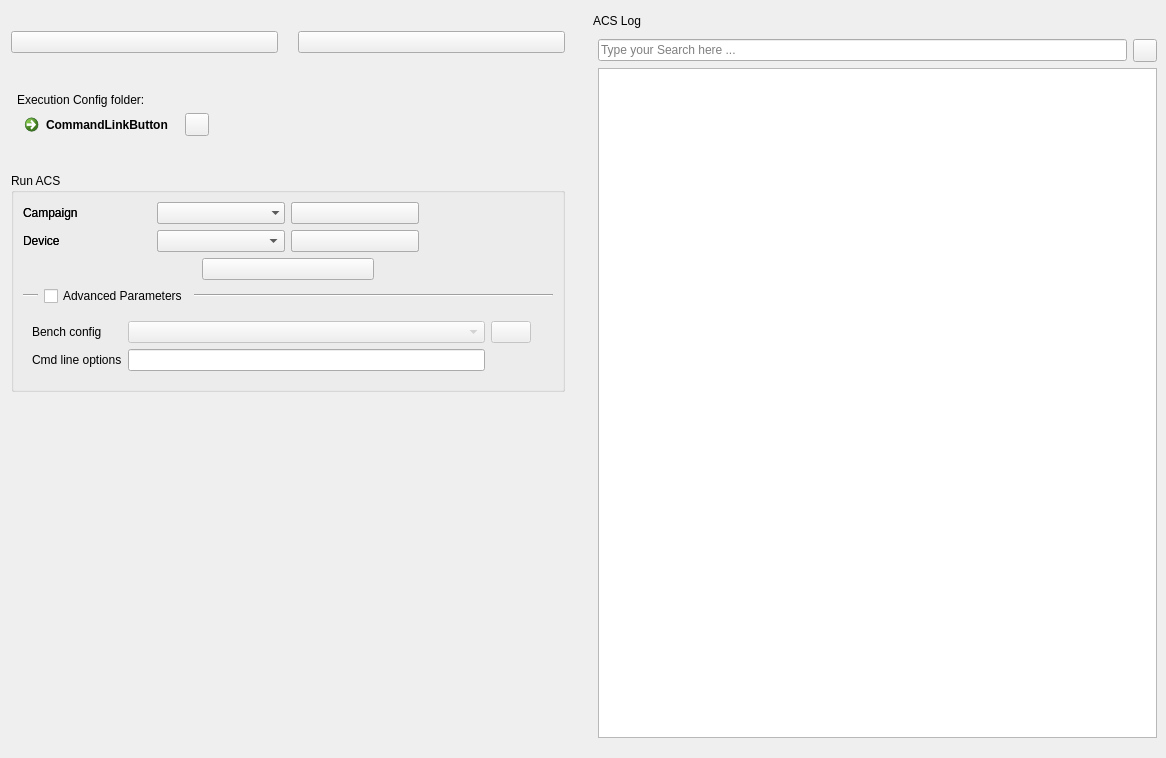
<?xml version="1.0" encoding="UTF-8"?>
<ui version="4.0">
 <class>ACSLauncherFrame</class>
 <widget class="QWidget" name="ACSLauncherFrame">
  <property name="geometry">
   <rect>
    <x>0</x>
    <y>0</y>
    <width>1166</width>
    <height>758</height>
   </rect>
  </property>
  <property name="sizePolicy">
   <sizepolicy hsizetype="Expanding" vsizetype="Expanding">
    <horstretch>0</horstretch>
    <verstretch>0</verstretch>
   </sizepolicy>
  </property>
  <property name="minimumSize">
   <size>
    <width>0</width>
    <height>0</height>
   </size>
  </property>
  <property name="maximumSize">
   <size>
    <width>16777215</width>
    <height>16777215</height>
   </size>
  </property>
  <property name="windowTitle">
   <string>ACS Launcher</string>
  </property>
  <layout class="QHBoxLayout" name="horizontalLayout_2">
   <property name="spacing">
    <number>0</number>
   </property>
   <property name="rightMargin">
    <number>0</number>
   </property>
   <item>
    <widget class="QFrame" name="ACSLauncher">
     <property name="sizePolicy">
      <sizepolicy hsizetype="Expanding" vsizetype="Expanding">
       <horstretch>0</horstretch>
       <verstretch>0</verstretch>
      </sizepolicy>
     </property>
     <property name="minimumSize">
      <size>
       <width>0</width>
       <height>0</height>
      </size>
     </property>
     <property name="frameShape">
      <enum>QFrame::NoFrame</enum>
     </property>
     <property name="frameShadow">
      <enum>QFrame::Plain</enum>
     </property>
     <layout class="QHBoxLayout" name="horizontalLayout" stretch="0,0">
      <property name="spacing">
       <number>0</number>
      </property>
      <property name="sizeConstraint">
       <enum>QLayout::SetDefaultConstraint</enum>
      </property>
      <property name="margin">
       <number>0</number>
      </property>
      <item>
       <layout class="QVBoxLayout" name="verticalLayout" stretch="0,0">
        <property name="spacing">
         <number>0</number>
        </property>
        <property name="rightMargin">
         <number>6</number>
        </property>
        <item>
         <layout class="QVBoxLayout" name="layout_panel" stretch="0,0,0">
          <property name="spacing">
           <number>20</number>
          </property>
          <property name="sizeConstraint">
           <enum>QLayout::SetNoConstraint</enum>
          </property>
          <property name="topMargin">
           <number>20</number>
          </property>
          <item>
           <layout class="QGridLayout" name="gl_links_header">
            <item row="1" column="1">
             <widget class="QPushButton" name="btn_update">
              <property name="cursor">
               <cursorShape>PointingHandCursor</cursorShape>
              </property>
              <property name="toolTip">
               <string>Search for ACS Updates</string>
              </property>
              <property name="text">
               <string/>
              </property>
             </widget>
            </item>
            <item row="1" column="0">
             <widget class="QPushButton" name="btn_pb">
              <property name="cursor">
               <cursorShape>PointingHandCursor</cursorShape>
              </property>
              <property name="toolTip">
               <string>Online Documentation</string>
              </property>
              <property name="text">
               <string/>
              </property>
              <property name="iconSize">
               <size>
                <width>96</width>
                <height>96</height>
               </size>
              </property>
             </widget>
            </item>
           </layout>
          </item>
          <item>
           <layout class="QVBoxLayout" name="gl_exec_conf">
            <property name="spacing">
             <number>0</number>
            </property>
            <property name="leftMargin">
             <number>6</number>
            </property>
            <property name="topMargin">
             <number>20</number>
            </property>
            <property name="bottomMargin">
             <number>10</number>
            </property>
            <item>
             <widget class="QLabel" name="lb_exec_conf">
              <property name="text">
               <string>Execution Config folder:</string>
              </property>
              <property name="margin">
               <number>1</number>
              </property>
             </widget>
            </item>
            <item>
             <layout class="QHBoxLayout" name="gl_exec_config_actions">
              <property name="spacing">
               <number>0</number>
              </property>
              <property name="sizeConstraint">
               <enum>QLayout::SetMinimumSize</enum>
              </property>
              <item>
               <widget class="QCommandLinkButton" name="exec_config_link">
                <property name="sizePolicy">
                 <sizepolicy hsizetype="Minimum" vsizetype="Minimum">
                  <horstretch>0</horstretch>
                  <verstretch>0</verstretch>
                 </sizepolicy>
                </property>
                <property name="cursor">
                 <cursorShape>PointingHandCursor</cursorShape>
                </property>
                <property name="text">
                 <string>CommandLinkButton</string>
                </property>
               </widget>
              </item>
              <item>
               <widget class="QToolButton" name="btn_settings">
                <property name="cursor">
                 <cursorShape>PointingHandCursor</cursorShape>
                </property>
                <property name="toolTip">
                 <string>&lt;html&gt;&lt;head/&gt;&lt;body&gt;&lt;p&gt;Change your &lt;span style=&quot; font-weight:600; text-decoration: underline;&quot;&gt;Execution Configuration Folder&lt;/span&gt; location&lt;/p&gt;&lt;/body&gt;&lt;/html&gt;</string>
                </property>
                <property name="text">
                 <string/>
                </property>
               </widget>
              </item>
              <item>
               <spacer name="horizontalSpacer">
                <property name="orientation">
                 <enum>Qt::Horizontal</enum>
                </property>
                <property name="sizeHint" stdset="0">
                 <size>
                  <width>40</width>
                  <height>20</height>
                 </size>
                </property>
               </spacer>
              </item>
             </layout>
            </item>
           </layout>
          </item>
          <item>
           <widget class="QGroupBox" name="gb_quickstart">
            <property name="sizePolicy">
             <sizepolicy hsizetype="Expanding" vsizetype="Expanding">
              <horstretch>0</horstretch>
              <verstretch>0</verstretch>
             </sizepolicy>
            </property>
            <property name="minimumSize">
             <size>
              <width>0</width>
              <height>0</height>
             </size>
            </property>
            <property name="title">
             <string>Run ACS</string>
            </property>
            <layout class="QGridLayout" name="gridLayout_7" columnstretch="0,0,0">
             <property name="sizeConstraint">
              <enum>QLayout::SetDefaultConstraint</enum>
             </property>
             <property name="spacing">
              <number>6</number>
             </property>
             <item row="8" column="0" colspan="3">
              <widget class="QFrame" name="advanced_panel">
               <property name="sizePolicy">
                <sizepolicy hsizetype="Expanding" vsizetype="Expanding">
                 <horstretch>0</horstretch>
                 <verstretch>0</verstretch>
                </sizepolicy>
               </property>
               <property name="frameShape">
                <enum>QFrame::NoFrame</enum>
               </property>
               <property name="frameShadow">
                <enum>QFrame::Raised</enum>
               </property>
               <layout class="QGridLayout" name="gridLayout_2">
                <item row="2" column="2">
                 <widget class="QPushButton" name="btn_benches_search">
                  <property name="enabled">
                   <bool>false</bool>
                  </property>
                  <property name="cursor">
                   <cursorShape>PointingHandCursor</cursorShape>
                  </property>
                  <property name="text">
                   <string/>
                  </property>
                 </widget>
                </item>
                <item row="2" column="1">
                 <widget class="QComboBox" name="cb_quickstart_benches">
                  <property name="enabled">
                   <bool>false</bool>
                  </property>
                  <property name="sizePolicy">
                   <sizepolicy hsizetype="Preferred" vsizetype="Preferred">
                    <horstretch>0</horstretch>
                    <verstretch>0</verstretch>
                   </sizepolicy>
                  </property>
                  <property name="minimumSize">
                   <size>
                    <width>0</width>
                    <height>0</height>
                   </size>
                  </property>
                  <property name="maximumSize">
                   <size>
                    <width>16777215</width>
                    <height>16777215</height>
                   </size>
                  </property>
                  <property name="cursor">
                   <cursorShape>PointingHandCursor</cursorShape>
                  </property>
                  <property name="toolTip">
                   <string>&lt;html&gt;&lt;head/&gt;&lt;body&gt;&lt;p&gt;Choose your Bench file in the dorpown-list&lt;/p&gt;&lt;p&gt;&lt;span style=&quot; font-weight:600; text-decoration: underline;&quot;&gt;Note:&lt;/span&gt; The directory are section which contains xml files.&lt;/p&gt;&lt;/body&gt;&lt;/html&gt;</string>
                  </property>
                  <property name="statusTip">
                   <string/>
                  </property>
                  <property name="editable">
                   <bool>false</bool>
                  </property>
                  <property name="sizeAdjustPolicy">
                   <enum>QComboBox::AdjustToContents</enum>
                  </property>
                  <property name="frame">
                   <bool>true</bool>
                  </property>
                 </widget>
                </item>
                <item row="5" column="1">
                 <widget class="QLineEdit" name="le_quickstart_extra_params">
                  <property name="enabled">
                   <bool>true</bool>
                  </property>
                  <property name="minimumSize">
                   <size>
                    <width>0</width>
                    <height>20</height>
                   </size>
                  </property>
                 </widget>
                </item>
                <item row="2" column="3">
                 <widget class="QLabel" name="benches_loader">
                  <property name="text">
                   <string/>
                  </property>
                 </widget>
                </item>
                <item row="2" column="0">
                 <widget class="QLabel" name="lb_benches">
                  <property name="text">
                   <string>Bench config</string>
                  </property>
                 </widget>
                </item>
                <item row="5" column="0">
                 <widget class="QLabel" name="lb_cmdline">
                  <property name="text">
                   <string>Cmd line options</string>
                  </property>
                 </widget>
                </item>
               </layout>
              </widget>
             </item>
             <item row="7" column="0" colspan="3">
              <layout class="QGridLayout" name="gridLayout">
               <item row="0" column="2">
                <widget class="Line" name="advanced_line_after">
                 <property name="sizePolicy">
                  <sizepolicy hsizetype="Expanding" vsizetype="Fixed">
                   <horstretch>0</horstretch>
                   <verstretch>0</verstretch>
                  </sizepolicy>
                 </property>
                 <property name="orientation">
                  <enum>Qt::Horizontal</enum>
                 </property>
                </widget>
               </item>
               <item row="0" column="1">
                <widget class="QCheckBox" name="advanced_panel_trigger">
                 <property name="cursor">
                  <cursorShape>PointingHandCursor</cursorShape>
                 </property>
                 <property name="layoutDirection">
                  <enum>Qt::LeftToRight</enum>
                 </property>
                 <property name="autoFillBackground">
                  <bool>false</bool>
                 </property>
                 <property name="text">
                  <string>Advanced Parameters</string>
                 </property>
                </widget>
               </item>
               <item row="0" column="0">
                <widget class="Line" name="advanced_line_before">
                 <property name="sizePolicy">
                  <sizepolicy hsizetype="Fixed" vsizetype="Fixed">
                   <horstretch>0</horstretch>
                   <verstretch>0</verstretch>
                  </sizepolicy>
                 </property>
                 <property name="minimumSize">
                  <size>
                   <width>15</width>
                   <height>0</height>
                  </size>
                 </property>
                 <property name="orientation">
                  <enum>Qt::Horizontal</enum>
                 </property>
                </widget>
               </item>
              </layout>
             </item>
             <item row="0" column="0" colspan="3">
              <layout class="QGridLayout" name="gridLayout_8">
               <item row="0" column="1">
                <widget class="QComboBox" name="cb_quickstart_campaign">
                 <property name="sizePolicy">
                  <sizepolicy hsizetype="Preferred" vsizetype="Preferred">
                   <horstretch>0</horstretch>
                   <verstretch>0</verstretch>
                  </sizepolicy>
                 </property>
                 <property name="minimumSize">
                  <size>
                   <width>0</width>
                   <height>0</height>
                  </size>
                 </property>
                 <property name="cursor">
                  <cursorShape>PointingHandCursor</cursorShape>
                 </property>
                 <property name="toolTip">
                  <string>&lt;html&gt;&lt;head/&gt;&lt;body&gt;&lt;p&gt;Choose your Campain file in the dorpown-list&lt;/p&gt;&lt;p&gt;&lt;span style=&quot; font-weight:600; text-decoration: underline;&quot;&gt;Note:&lt;/span&gt; The directory are section which contains xml files.&lt;/p&gt;&lt;/body&gt;&lt;/html&gt;</string>
                 </property>
                 <property name="editable">
                  <bool>false</bool>
                 </property>
                 <property name="maxVisibleItems">
                  <number>15</number>
                 </property>
                 <property name="sizeAdjustPolicy">
                  <enum>QComboBox::AdjustToContents</enum>
                 </property>
                 <property name="frame">
                  <bool>false</bool>
                 </property>
                </widget>
               </item>
               <item row="0" column="0">
                <widget class="QLabel" name="lb_campaign">
                 <property name="text">
                  <string>Campaign</string>
                 </property>
                </widget>
               </item>
               <item row="0" column="2">
                <widget class="QPushButton" name="btn_campaigns_search">
                 <property name="cursor">
                  <cursorShape>PointingHandCursor</cursorShape>
                 </property>
                 <property name="text">
                  <string/>
                 </property>
                </widget>
               </item>
               <item row="1" column="1">
                <widget class="QComboBox" name="cb_quickstart_devices">
                 <property name="sizePolicy">
                  <sizepolicy hsizetype="Preferred" vsizetype="Preferred">
                   <horstretch>0</horstretch>
                   <verstretch>0</verstretch>
                  </sizepolicy>
                 </property>
                 <property name="minimumSize">
                  <size>
                   <width>0</width>
                   <height>0</height>
                  </size>
                 </property>
                 <property name="cursor">
                  <cursorShape>PointingHandCursor</cursorShape>
                 </property>
                 <property name="toolTip">
                  <string>&lt;html&gt;&lt;head/&gt;&lt;body&gt;&lt;p&gt;Choose your Device Model in the dorpown-list&lt;/p&gt;&lt;p&gt;&lt;span style=&quot; font-weight:600; text-decoration: underline;&quot;&gt;Note:&lt;/span&gt; According your Device Model, be careful to properly setup your Bench file.&lt;/p&gt;&lt;/body&gt;&lt;/html&gt;</string>
                 </property>
                 <property name="sizeAdjustPolicy">
                  <enum>QComboBox::AdjustToContents</enum>
                 </property>
                 <property name="frame">
                  <bool>true</bool>
                 </property>
                </widget>
               </item>
               <item row="1" column="0">
                <widget class="QLabel" name="lb_device">
                 <property name="text">
                  <string>Device</string>
                 </property>
                </widget>
               </item>
               <item row="1" column="2">
                <widget class="QPushButton" name="btn_devices_search">
                 <property name="cursor">
                  <cursorShape>PointingHandCursor</cursorShape>
                 </property>
                 <property name="text">
                  <string/>
                 </property>
                </widget>
               </item>
               <item row="0" column="3">
                <widget class="QLabel" name="campaigns_loader">
                 <property name="text">
                  <string/>
                 </property>
                </widget>
               </item>
               <item row="1" column="3">
                <widget class="QLabel" name="devices_loader">
                 <property name="text">
                  <string/>
                 </property>
                </widget>
               </item>
              </layout>
             </item>
             <item row="2" column="1">
              <widget class="QPushButton" name="btn_quickstart_launch">
               <property name="sizePolicy">
                <sizepolicy hsizetype="Minimum" vsizetype="Minimum">
                 <horstretch>0</horstretch>
                 <verstretch>0</verstretch>
                </sizepolicy>
               </property>
               <property name="cursor">
                <cursorShape>PointingHandCursor</cursorShape>
               </property>
               <property name="toolTip">
                <string>&lt;html&gt;&lt;head/&gt;&lt;body&gt;&lt;p&gt;Click to &lt;span style=&quot; font-weight:600;&quot;&gt;Run your Campaign&lt;/span&gt;&lt;/p&gt;&lt;/body&gt;&lt;/html&gt;</string>
               </property>
               <property name="text">
                <string/>
               </property>
              </widget>
             </item>
             <item row="0" column="0" colspan="3">
              <layout class="QGridLayout" name="gridLayout_8">
               <item row="0" column="1">
                <widget class="QComboBox" name="cb_quickstart_campaign">
                 <property name="sizePolicy">
                  <sizepolicy hsizetype="Preferred" vsizetype="Preferred">
                   <horstretch>0</horstretch>
                   <verstretch>0</verstretch>
                  </sizepolicy>
                 </property>
                 <property name="minimumSize">
                  <size>
                   <width>0</width>
                   <height>0</height>
                  </size>
                 </property>
                 <property name="cursor">
                  <cursorShape>PointingHandCursor</cursorShape>
                 </property>
                 <property name="toolTip">
                  <string>&lt;html&gt;&lt;head/&gt;&lt;body&gt;&lt;p&gt;Choose your Campain file in the dorpown-list&lt;/p&gt;&lt;p&gt;&lt;span style=&quot; font-weight:600; text-decoration: underline;&quot;&gt;Note:&lt;/span&gt; The directory are section which contains xml files.&lt;/p&gt;&lt;/body&gt;&lt;/html&gt;</string>
                 </property>
                 <property name="editable">
                  <bool>false</bool>
                 </property>
                 <property name="maxVisibleItems">
                  <number>15</number>
                 </property>
                 <property name="sizeAdjustPolicy">
                  <enum>QComboBox::AdjustToContents</enum>
                 </property>
                 <property name="frame">
                  <bool>false</bool>
                 </property>
                </widget>
               </item>
               <item row="0" column="0">
                <widget class="QLabel" name="lb_campaign">
                 <property name="text">
                  <string>Campaign</string>
                 </property>
                </widget>
               </item>
               <item row="0" column="2">
                <widget class="QPushButton" name="btn_campaigns_search">
                 <property name="cursor">
                  <cursorShape>PointingHandCursor</cursorShape>
                 </property>
                 <property name="text">
                  <string/>
                 </property>
                </widget>
               </item>
               <item row="1" column="1">
                <widget class="QComboBox" name="cb_quickstart_devices">
                 <property name="sizePolicy">
                  <sizepolicy hsizetype="Preferred" vsizetype="Preferred">
                   <horstretch>0</horstretch>
                   <verstretch>0</verstretch>
                  </sizepolicy>
                 </property>
                 <property name="minimumSize">
                  <size>
                   <width>0</width>
                   <height>0</height>
                  </size>
                 </property>
                 <property name="cursor">
                  <cursorShape>PointingHandCursor</cursorShape>
                 </property>
                 <property name="toolTip">
                  <string>&lt;html&gt;&lt;head/&gt;&lt;body&gt;&lt;p&gt;Choose your Device Model in the dorpown-list&lt;/p&gt;&lt;p&gt;&lt;span style=&quot; font-weight:600; text-decoration: underline;&quot;&gt;Note:&lt;/span&gt; According your Device Model, be careful to properly setup your Bench file.&lt;/p&gt;&lt;/body&gt;&lt;/html&gt;</string>
                 </property>
                 <property name="sizeAdjustPolicy">
                  <enum>QComboBox::AdjustToContents</enum>
                 </property>
                 <property name="frame">
                  <bool>true</bool>
                 </property>
                </widget>
               </item>
               <item row="1" column="0">
                <widget class="QLabel" name="lb_device">
                 <property name="text">
                  <string>Device</string>
                 </property>
                </widget>
               </item>
               <item row="1" column="2">
                <widget class="QPushButton" name="btn_devices_search">
                 <property name="cursor">
                  <cursorShape>PointingHandCursor</cursorShape>
                 </property>
                 <property name="text">
                  <string/>
                 </property>
                 <property name="autoDefault">
                  <bool>false</bool>
                 </property>
                 <property name="default">
                  <bool>false</bool>
                 </property>
                </widget>
               </item>
               <item row="0" column="3">
                <widget class="QLabel" name="campaigns_loader">
                 <property name="text">
                  <string/>
                 </property>
                </widget>
               </item>
               <item row="1" column="3">
                <widget class="QLabel" name="devices_loader">
                 <property name="text">
                  <string/>
                 </property>
                </widget>
               </item>
              </layout>
             </item>
            </layout>
           </widget>
          </item>
         </layout>
        </item>
        <item>
         <spacer name="verticalSpacer">
          <property name="orientation">
           <enum>Qt::Vertical</enum>
          </property>
          <property name="sizeHint" stdset="0">
           <size>
            <width>20</width>
            <height>40</height>
           </size>
          </property>
         </spacer>
        </item>
       </layout>
      </item>
      <item>
       <layout class="QVBoxLayout" name="verticalLayout_4">
        <property name="spacing">
         <number>0</number>
        </property>
        <item>
         <widget class="QToolButton" name="btn_toggle_logs">
          <property name="enabled">
           <bool>true</bool>
          </property>
          <property name="sizePolicy">
           <sizepolicy hsizetype="Minimum" vsizetype="Expanding">
            <horstretch>0</horstretch>
            <verstretch>0</verstretch>
           </sizepolicy>
          </property>
          <property name="minimumSize">
           <size>
            <width>0</width>
            <height>23</height>
           </size>
          </property>
          <property name="cursor">
           <cursorShape>PointingHandCursor</cursorShape>
          </property>
          <property name="autoFillBackground">
           <bool>false</bool>
          </property>
          <property name="text">
           <string notr="true"/>
          </property>
          <property name="iconSize">
           <size>
            <width>10</width>
            <height>24</height>
           </size>
          </property>
          <property name="toolButtonStyle">
           <enum>Qt::ToolButtonIconOnly</enum>
          </property>
          <property name="autoRaise">
           <bool>true</bool>
          </property>
          <property name="arrowType">
           <enum>Qt::NoArrow</enum>
          </property>
         </widget>
        </item>
       </layout>
      </item>
     </layout>
    </widget>
   </item>
   <item>
    <widget class="QDockWidget" name="dw_logging">
     <property name="enabled">
      <bool>true</bool>
     </property>
     <property name="sizePolicy">
      <sizepolicy hsizetype="Expanding" vsizetype="Preferred">
       <horstretch>0</horstretch>
       <verstretch>0</verstretch>
      </sizepolicy>
     </property>
     <property name="minimumSize">
      <size>
       <width>106</width>
       <height>216</height>
      </size>
     </property>
     <property name="cursor">
      <cursorShape>PointingHandCursor</cursorShape>
     </property>
     <property name="mouseTracking">
      <bool>false</bool>
     </property>
     <property name="acceptDrops">
      <bool>false</bool>
     </property>
     <property name="toolTip">
      <string>&lt;html&gt;&lt;head/&gt;&lt;body&gt;&lt;p&gt;&lt;span style=&quot; color:#484848;&quot;&gt;This Window displays ACS Execution output in real time.&lt;/span&gt;&lt;/p&gt;&lt;p&gt;&lt;span style=&quot; font-weight:600; text-decoration: underline; color:#828282;&quot;&gt;Note:&lt;/span&gt;&lt;span style=&quot; color:#4a95df;&quot;&gt; CTRL + F to run search on Logs.&lt;/span&gt;&lt;/p&gt;&lt;/body&gt;&lt;/html&gt;</string>
     </property>
     <property name="floating">
      <bool>false</bool>
     </property>
     <property name="features">
      <set>QDockWidget::NoDockWidgetFeatures</set>
     </property>
     <property name="allowedAreas">
      <set>Qt::NoDockWidgetArea</set>
     </property>
     <property name="windowTitle">
      <string>ACS Log</string>
     </property>
     <widget class="QWidget" name="dockWidgetContents">
      <layout class="QVBoxLayout" name="verticalLayout_2">
       <property name="leftMargin">
        <number>9</number>
       </property>
       <item>
        <layout class="QHBoxLayout" name="horizontalLayout_5">
         <item>
          <widget class="QLineEdit" name="search_logs">
           <property name="placeholderText">
            <string>Type your Search here ...</string>
           </property>
          </widget>
         </item>
         <item>
          <widget class="QToolButton" name="btn_valid">
           <property name="cursor">
            <cursorShape>PointingHandCursor</cursorShape>
           </property>
           <property name="text">
            <string/>
           </property>
          </widget>
         </item>
        </layout>
       </item>
       <item>
        <widget class="QTextBrowser" name="te_logs"/>
       </item>
      </layout>
     </widget>
    </widget>
   </item>
  </layout>
 </widget>
 <resources/>
 <connections/>
</ui>
